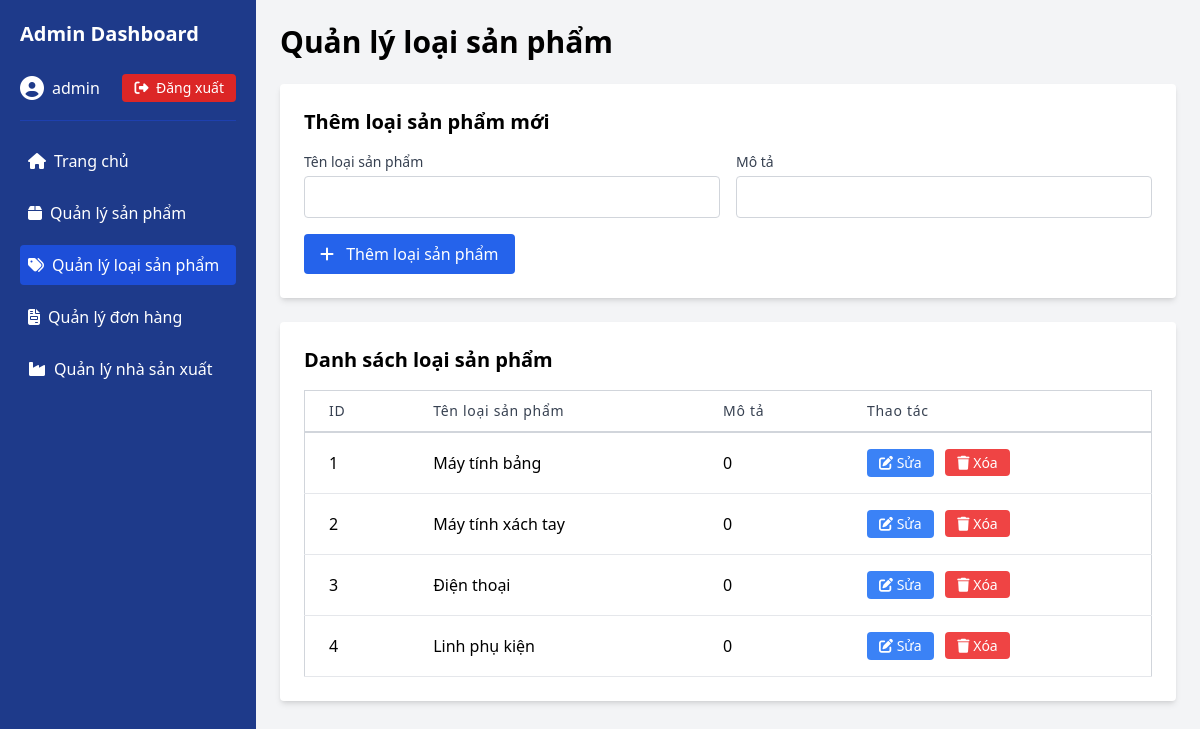
Page /ADMIN/admin-loaisp.php (signed in) on the committed database.
### tables this page shows
CREATE TABLE `loaisanpham` (
  `ma_lsp` int(11) NOT NULL,
  `ten_lsp` varchar(100) NOT NULL,
  `mota_lsp` varchar(500) NOT NULL DEFAULT '0'
);

### ADMIN/admin-loaisp.php (the view, shortened to what this page needs)
<?php
include("connect.php");
$result = $conn->query("SELECT * FROM loaisanpham ORDER BY ma_lsp");
?>
<!DOCTYPE html>
<html lang="vi">
<head>
    <script src="https://cdn.tailwindcss.com"></script>
    <link rel="stylesheet" href="https://cdnjs.cloudflare.com/ajax/libs/font-awesome/6.4.2/css/all.min.css">
</head>
<body class="bg-gray-100">
    <div class="flex h-screen">
        <div class="w-64 bg-blue-900 text-white p-5">
            <div class="flex items-center justify-between">
                <h1 class="text-xl font-bold">Admin Dashboard</h1>
            </div>
            <div class="mt-6 pb-4 border-b border-blue-800">
                <?php if (isset($_SESSION['admin'])): ?>
                    <div class="flex items-center justify-between">
                        <div class="flex items-center">
                            <i class="fas fa-user-circle text-2xl mr-2"></i>
                            <span><?php echo $_SESSION['admin']['tendangnhap']; ?></span>
                        </div>
                        <a href="logout.php" class="bg-red-600 hover:bg-red-700 text-white px-3 py-1 rounded text-sm transition-colors">
                            <i class="fas fa-sign-out-alt mr-1"></i> Đăng xuất
                        </a>
                    </div>
                <?php else: ?>
                    <a href="loginadmin.php" class="bg-blue-700 hover:bg-blue-800 text-white px-4 py-2 rounded flex items-center justify-center">
                        <i class="fas fa-sign-in-alt mr-2"></i> Đăng nhập
                    </a>
                <?php endif; ?>
            </div>
            <ul class="mt-5 space-y-3">
                <li class="p-2 hover:bg-blue-800 rounded transition-colors flex items-center">
                    <a href="index.php" class="flex items-center w-full">
                        <i class="fas fa-home mr-2"></i> Trang chủ
                    </a>
                </li>
                <li class="p-2 hover:bg-blue-800 rounded transition-colors flex items-center">
                    <a href="admin-product.php" class="flex items-center w-full">
                        <i class="fas fa-box mr-2"></i> Quản lý sản phẩm
                    </a>
                </li>
                <li class="p-2 bg-blue-700 rounded flex items-center">
                    <a href="admin-loaisp.php" class="flex items-center w-full">
                        <i class="fas fa-tags mr-2"></i> Quản lý loại sản phẩm
                    </a>
                </li>
                <li class="p-2 hover:bg-blue-800 rounded transition-colors flex items-center">
                    <a href="admin-order.php" class="flex items-center w-full">
                        <i class="fas fa-file-invoice mr-2"></i> Quản lý đơn hàng
                    </a>
                </li>
                <li class="p-2 hover:bg-blue-800 rounded transition-colors flex items-center">
                    <a href="admin-manufacturer.php" class="flex items-center w-full">
                        <i class="fas fa-industry mr-2"></i> Quản lý nhà sản xuất
                    </a>
                </li>
            </ul>
        </div>
        <div class="flex-1 p-6 overflow-y-auto">
            <div class="flex items-center justify-between mb-6">
                <h1 class="text-3xl font-semibold">Quản lý loại sản phẩm</h1>
            </div>
            <div class="bg-white p-6 rounded shadow-md mb-6">
                <h2 class="text-xl font-semibold mb-4">Thêm loại sản phẩm mới</h2>
                <form action="" method="post">
                    <div class="grid grid-cols-1 md:grid-cols-2 gap-4">
                        <div>
                            <label for="ten_lsp" class="block text-sm font-medium text-gray-700 mb-1">Tên loại sản phẩm</label>
                            <input type="text" id="ten_lsp" name="ten_lsp" required
                                class="w-full px-3 py-2 border border-gray-300 rounded focus:outline-none focus:ring-2 focus:ring-blue-500">
                        </div>
                        <div>
                            <label for="mota_lsp" class="block text-sm font-medium text-gray-700 mb-1">Mô tả</label>
                            <input type="text" id="mota_lsp" name="mota_lsp"
                                class="w-full px-3 py-2 border border-gray-300 rounded focus:outline-none focus:ring-2 focus:ring-blue-500">
                        </div>
                    </div>
                    <div class="mt-4">
                        <button type="submit" name="add_category" class="bg-blue-600 hover:bg-blue-700 text-white px-4 py-2 rounded">
                            <i class="fas fa-plus mr-2"></i> Thêm loại sản phẩm
                        </button>
                    </div>
                </form>
            </div>
            <div class="bg-white p-6 rounded shadow-md">
                <h2 class="text-xl font-semibold mb-4">Danh sách loại sản phẩm</h2>
                <div class="overflow-x-auto">
                    <table class="min-w-full bg-white border border-gray-300">
                        <thead>
                            <tr>
                                <th class="px-6 py-3 border-b-2 border-gray-300 text-left text-sm leading-4 font-medium text-gray-700 tracking-wider">ID</th>
                                <th class="px-6 py-3 border-b-2 border-gray-300 text-left text-sm leading-4 font-medium text-gray-700 tracking-wider">Tên loại sản phẩm</th>
                                <th class="px-6 py-3 border-b-2 border-gray-300 text-left text-sm leading-4 font-medium text-gray-700 tracking-wider">Mô tả</th>
                                <th class="px-6 py-3 border-b-2 border-gray-300 text-left text-sm leading-4 font-medium text-gray-700 tracking-wider">Thao tác</th>
                            </tr>
                        </thead>
                        <tbody>
                            <?php if ($result->num_rows > 0): ?>
                                <?php while ($row = $result->fetch_assoc()): ?>
                                    <tr>
                                        <td class="px-6 py-4 whitespace-no-wrap border-b border-gray-200"><?php echo $row['ma_lsp']; ?></td>
                                        <td class="px-6 py-4 whitespace-no-wrap border-b border-gray-200"><?php echo $row['ten_lsp']; ?></td>
                                        <td class="px-6 py-4 whitespace-no-wrap border-b border-gray-200"><?php echo $row['mota_lsp']; ?></td>
                                        <td class="px-6 py-4 whitespace-no-wrap border-b border-gray-200 text-sm">
                                            <button onclick="editCategory(<?php echo $row['ma_lsp']; ?>, '<?php echo addslashes($row['ten_lsp']); ?>', '<?php echo addslashes($row['mota_lsp']); ?>')"
                                                class="bg-blue-500 hover:bg-blue-600 text-white px-3 py-1 rounded mr-2">
                                                <i class="fas fa-edit"></i> Sửa
                                            </button>
                                            <a href="admin-loaisp.php?delete=<?php echo $row['ma_lsp']; ?>"
                                                onclick="return confirm('Bạn có chắc chắn muốn xóa loại sản phẩm này?')"
                                                class="bg-red-500 hover:bg-red-600 text-white px-3 py-1 rounded">
                                                <i class="fas fa-trash"></i> Xóa
                                            </a>
                                        </td>
                                    </tr>
                                <?php endwhile; ?>
                            <?php else: ?>
                                <tr>
                                    <td colspan="4" class="px-6 py-4 text-center">Không có loại sản phẩm nào.</td>
                                </tr>
                            <?php endif; ?>
                        </tbody>
                    </table>
                </div>
            </div>
        </div>
    </div>
</body>
</html>

### rows in the picture
loaisanpham: ma_lsp "1", ten_lsp "Máy tính bảng", mota_lsp "0"
loaisanpham: ma_lsp "2", ten_lsp "Máy tính xách tay", mota_lsp "0"
loaisanpham: ma_lsp "3", ten_lsp "Điện thoại", mota_lsp "0"
loaisanpham: ma_lsp "4", ten_lsp "Linh phụ kiện", mota_lsp "0"

### other values in the picture
$_SESSION['admin']['tendangnhap'] "admin"
